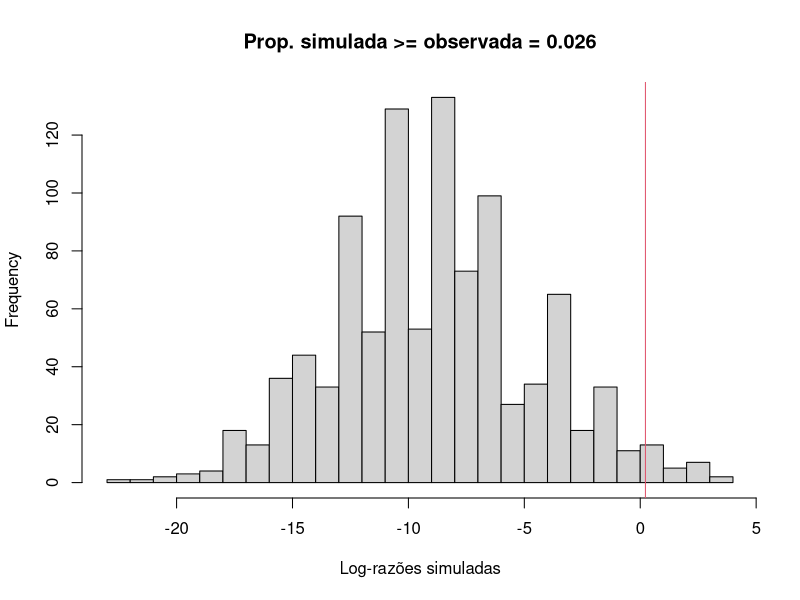
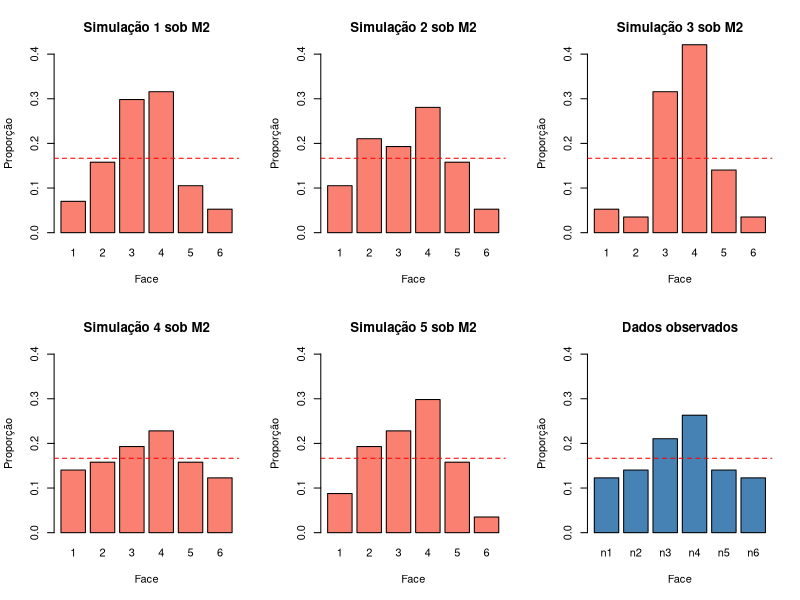

R code for these plots, in order:
## ---- chunk 1
#| echo: false

# Gera os objetos trabalhados em pread-01-contrasting-hypothesis.qmd

# Probabilidades dos dois modelos
p_h1 <- rep(1/6, 6)                   # M1: modelo uniforme
p_h2 <- c(1, 2, 4, 4, 2, 1) / 14      # M2: modelo com viés central

# Frequências observadas no lançamento
freq_obs <- c(n1 = 7, n2 = 8, n3 = 12, n4 = 15, n5 = 8, n6 = 7)

# Log-verossimilhanças de cada modelo dado o mesmo conjunto de dados
loglik_h1 <- sum(freq_obs * log(p_h1))
loglik_h2 <- sum(freq_obs * log(p_h2))

# Dois conjuntos de dados com o mesmo total n = 50, mas padrões opostos
freq_equilibrado <- c(8, 9, 8, 9, 8, 8)    # frequências próximas ao uniforme
freq_concentrado <- c(0, 0, 25, 25, 0, 0)  # tudo concentrado nas faces 3 e 4

razao <- exp(loglik_h2 - loglik_h1)
## ---- chunk 2
# Parâmetros da simulação
n_sim <- 1000                # número de amostras simuladas
n_obs <- sum(freq_obs)       # tamanho de cada amostra (igual ao experimento real)

# Simular 1000 experimentos sob M1 e calcular o log da razão LR em cada um
log_razoes_sim <- replicate(n_sim, {
  amostra  <- sample(1:6, size = n_obs, replace = TRUE, prob = p_h1)
  freq_sim <- table(factor(amostra, levels = 1:6))
  ll_h1    <- sum(freq_sim * log(p_h1))
  ll_h2    <- sum(freq_sim * log(p_h2))
  ll_h2 - ll_h1
})

prop_obs <- round(mean(log_razoes_sim >= log(razao)), 3)
## ---- chunk 3
# Resumo da distribuição simulada
cat(
  "\n","Razão observada:", round(razao, 3), "\n",
  "Log-razão observada:", round(log(razao), 3), "\n",
  "Mediana das log-razões simuladas:", round(median(log_razoes_sim), 3), "\n",
  "Intervalo central de 95%:", round(quantile(log_razoes_sim, c(0.025, 0.975)), 3), "\n",
  "Proporção de razões simuladas maiores ou iguais a observada: ", round(prop_obs, 3)
)
## ---- chunk 4
hist(
  c(log_razoes_sim, log(razao)),
  breaks = 20,
  xlab = "Log-razões simuladas",
  main = paste("Prop. simulada >= observada =", prop_obs)
)
abline(v = log(razao), col = 2)
## ---- chunk 5
# Gerar 5 amostras sob M2 e comparar com os dados observados
sim_m2 <- replicate(5, {
  amostra <- sample(1:6, size = n_obs, replace = TRUE, prob = p_h2)
  table(factor(amostra, levels = 1:6)) / n_obs
})

# Visualizar: 5 simulações + os dados observados
par(mfrow = c(2, 3))
for (i in 1:5) {
  barplot(sim_m2[, i],
          main  = paste("Simulação", i, "sob M2"),
          ylim  = c(0, 0.40),
          col   = "salmon",
          xlab  = "Face",
          ylab  = "Proporção")
  abline(h = 1/6, lty = 2, col = "red")
}
barplot(freq_obs / sum(freq_obs),
        main  = "Dados observados",
        ylim  = c(0, 0.40),
        col   = "steelblue",
        xlab  = "Face",
        ylab  = "Proporção")
abline(h = 1/6, lty = 2, col = "red")
## ---- chunk 6
# Verossimilhanças dos modelos obtidas dos dados
lik <- exp(c(H1 = loglik_h1, H2 = loglik_h2))

# Cenário 1: priori neutra — nenhuma hipótese é preferida a priori
prior_neutra <- c(H1 = 0.5, H2 = 0.5)
post_neutra  <- prior_neutra * lik
post_neutra  <- post_neutra / sum(post_neutra)

# Cenário 2: priori favorece fortemente H1
prior_forte_h1 <- c(H1 = 0.9, H2 = 0.1)
post_forte_h1  <- prior_forte_h1 * lik
post_forte_h1  <- post_forte_h1 / sum(post_forte_h1)

# Cenário 3: priori favorece fortemente H2
prior_forte_h2 <- c(H1 = 0.1, H2 = 0.9)
post_forte_h2  <- prior_forte_h2 * lik
post_forte_h2  <- post_forte_h2 / sum(post_forte_h2)
## ---- chunk 7
# Comparar as posterioris
round(post_neutra,   3)   # Priori neutra
round(post_forte_h1, 3)   # Priori favorece H1
round(post_forte_h2, 3)   # Priori favorece H2
